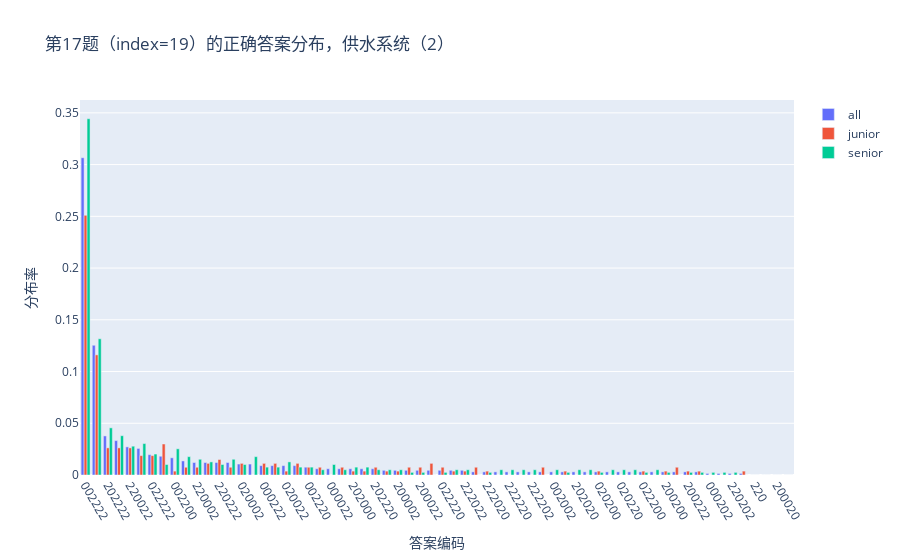

Notebook cell for this chart:
### Code cell
#### plot index 19


data1 = go.Bar(x = x, y = np.array(y1)/data_entity.row_num, name = 'all')
data2 = go.Bar(x = x, y = np.array(y2)/data_entity_junior.row_num, name = 'junior') 
data3 = go.Bar(x = x, y = np.array(y3)/data_entity_senior.row_num, name = 'senior') 



layout={"title": "第17题（index=19）的正确答案分布，供水系统（2）", 
       "xaxis_title": "答案编码",
       "yaxis_title": "分布率",
       # x轴坐标倾斜60度
       "xaxis": {"tickangle": 60}
      }
fig = go.Figure(data=[data1, data2, data3],layout=layout)
plot(fig,filename="./plot/plot_problem_供水系统（2）_accuracy.html",auto_open=False,image='png',image_height=800,image_width=1500)
offline.iplot(fig)
